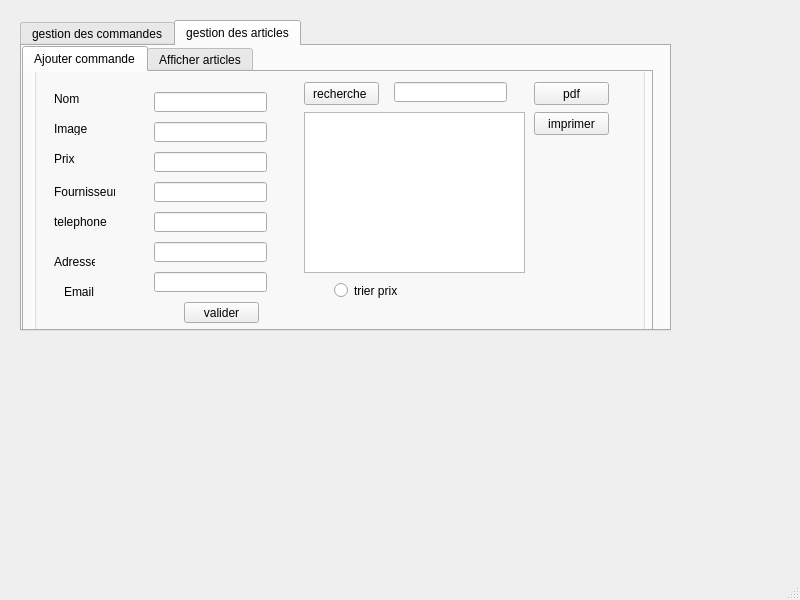
<?xml version="1.0" encoding="UTF-8"?>
<ui version="4.0">
 <class>trash</class>
 <widget class="QMainWindow" name="trash">
  <property name="geometry">
   <rect>
    <x>0</x>
    <y>0</y>
    <width>800</width>
    <height>600</height>
   </rect>
  </property>
  <property name="windowTitle">
   <string>MainWindow</string>
  </property>
  <widget class="QWidget" name="centralwidget">
   <widget class="QTabWidget" name="tabWiget1">
    <property name="geometry">
     <rect>
      <x>20</x>
      <y>20</y>
      <width>651</width>
      <height>311</height>
     </rect>
    </property>
    <property name="currentIndex">
     <number>1</number>
    </property>
    <widget class="QWidget" name="tab">
     <attribute name="title">
      <string>gestion des commandes</string>
     </attribute>
     <widget class="QTabWidget" name="tabWidget_2">
      <property name="geometry">
       <rect>
        <x>0</x>
        <y>0</y>
        <width>641</width>
        <height>291</height>
       </rect>
      </property>
      <property name="currentIndex">
       <number>0</number>
      </property>
      <widget class="QWidget" name="tab_3">
       <attribute name="title">
        <string>Ajouter commande</string>
       </attribute>
       <widget class="QGroupBox" name="groupBox">
        <property name="enabled">
         <bool>true</bool>
        </property>
        <property name="geometry">
         <rect>
          <x>20</x>
          <y>10</y>
          <width>581</width>
          <height>231</height>
         </rect>
        </property>
        <property name="title">
         <string>Ajouter Commande</string>
        </property>
        <widget class="QLabel" name="label">
         <property name="geometry">
          <rect>
           <x>10</x>
           <y>40</y>
           <width>47</width>
           <height>13</height>
          </rect>
         </property>
         <property name="text">
          <string>Num</string>
         </property>
        </widget>
        <widget class="QLabel" name="label_2">
         <property name="geometry">
          <rect>
           <x>10</x>
           <y>80</y>
           <width>47</width>
           <height>13</height>
          </rect>
         </property>
         <property name="text">
          <string>Article</string>
         </property>
        </widget>
        <widget class="QLabel" name="label_3">
         <property name="geometry">
          <rect>
           <x>10</x>
           <y>120</y>
           <width>47</width>
           <height>13</height>
          </rect>
         </property>
         <property name="text">
          <string>Prix</string>
         </property>
        </widget>
        <widget class="QLineEdit" name="txt_num">
         <property name="geometry">
          <rect>
           <x>140</x>
           <y>40</y>
           <width>113</width>
           <height>20</height>
          </rect>
         </property>
        </widget>
        <widget class="QLineEdit" name="txt_prix">
         <property name="geometry">
          <rect>
           <x>140</x>
           <y>120</y>
           <width>113</width>
           <height>20</height>
          </rect>
         </property>
        </widget>
        <widget class="QLabel" name="label_4">
         <property name="geometry">
          <rect>
           <x>10</x>
           <y>160</y>
           <width>41</width>
           <height>20</height>
          </rect>
         </property>
         <property name="text">
          <string>Quantité</string>
         </property>
        </widget>
        <widget class="QLineEdit" name="txt_quantite">
         <property name="geometry">
          <rect>
           <x>140</x>
           <y>160</y>
           <width>113</width>
           <height>20</height>
          </rect>
         </property>
        </widget>
        <widget class="QPushButton" name="pushButton">
         <property name="geometry">
          <rect>
           <x>120</x>
           <y>190</y>
           <width>75</width>
           <height>23</height>
          </rect>
         </property>
         <property name="text">
          <string>Ajouter</string>
         </property>
        </widget>
        <widget class="QComboBox" name="combo_article">
         <property name="geometry">
          <rect>
           <x>140</x>
           <y>80</y>
           <width>111</width>
           <height>21</height>
          </rect>
         </property>
        </widget>
        <widget class="QTableView" name="tablco">
         <property name="geometry">
          <rect>
           <x>280</x>
           <y>20</y>
           <width>261</width>
           <height>151</height>
          </rect>
         </property>
        </widget>
       </widget>
      </widget>
      <widget class="QWidget" name="tab_4">
       <attribute name="title">
        <string>Afficher commandes</string>
       </attribute>
      </widget>
     </widget>
    </widget>
    <widget class="QWidget" name="tab_2">
     <attribute name="title">
      <string>gestion des articles</string>
     </attribute>
     <widget class="QTabWidget" name="tabWiget3">
      <property name="geometry">
       <rect>
        <x>0</x>
        <y>0</y>
        <width>631</width>
        <height>291</height>
       </rect>
      </property>
      <property name="currentIndex">
       <number>0</number>
      </property>
      <widget class="QWidget" name="tab_5">
       <attribute name="title">
        <string>Ajouter commande</string>
       </attribute>
       <widget class="QGroupBox" name="groupBox_2">
        <property name="enabled">
         <bool>true</bool>
        </property>
        <property name="geometry">
         <rect>
          <x>10</x>
          <y>-40</y>
          <width>611</width>
          <height>321</height>
         </rect>
        </property>
        <property name="title">
         <string/>
        </property>
        <widget class="QLabel" name="nom">
         <property name="geometry">
          <rect>
           <x>20</x>
           <y>60</y>
           <width>47</width>
           <height>13</height>
          </rect>
         </property>
         <property name="text">
          <string>Nom</string>
         </property>
        </widget>
        <widget class="QLabel" name="label_5">
         <property name="geometry">
          <rect>
           <x>20</x>
           <y>90</y>
           <width>47</width>
           <height>13</height>
          </rect>
         </property>
         <property name="text">
          <string>Image</string>
         </property>
        </widget>
        <widget class="QLabel" name="prix">
         <property name="geometry">
          <rect>
           <x>20</x>
           <y>120</y>
           <width>47</width>
           <height>13</height>
          </rect>
         </property>
         <property name="text">
          <string>Prix</string>
         </property>
        </widget>
        <widget class="QLineEdit" name="txte_nom">
         <property name="geometry">
          <rect>
           <x>120</x>
           <y>60</y>
           <width>113</width>
           <height>20</height>
          </rect>
         </property>
        </widget>
        <widget class="QLineEdit" name="txte_prix">
         <property name="geometry">
          <rect>
           <x>120</x>
           <y>120</y>
           <width>113</width>
           <height>20</height>
          </rect>
         </property>
        </widget>
        <widget class="QLineEdit" name="txte_fournisseur">
         <property name="geometry">
          <rect>
           <x>120</x>
           <y>150</y>
           <width>113</width>
           <height>20</height>
          </rect>
         </property>
        </widget>
        <widget class="QLineEdit" name="txte_image">
         <property name="geometry">
          <rect>
           <x>120</x>
           <y>90</y>
           <width>113</width>
           <height>20</height>
          </rect>
         </property>
        </widget>
        <widget class="QLabel" name="label_6">
         <property name="geometry">
          <rect>
           <x>20</x>
           <y>220</y>
           <width>41</width>
           <height>20</height>
          </rect>
         </property>
         <property name="text">
          <string>Adresse</string>
         </property>
        </widget>
        <widget class="QLabel" name="fourn">
         <property name="geometry">
          <rect>
           <x>20</x>
           <y>150</y>
           <width>61</width>
           <height>20</height>
          </rect>
         </property>
         <property name="text">
          <string>Fournisseur</string>
         </property>
        </widget>
        <widget class="QLineEdit" name="txte_adresse">
         <property name="geometry">
          <rect>
           <x>120</x>
           <y>210</y>
           <width>113</width>
           <height>20</height>
          </rect>
         </property>
        </widget>
        <widget class="QLineEdit" name="txte_email">
         <property name="geometry">
          <rect>
           <x>120</x>
           <y>240</y>
           <width>113</width>
           <height>20</height>
          </rect>
         </property>
        </widget>
        <widget class="QLabel" name="label_10">
         <property name="geometry">
          <rect>
           <x>30</x>
           <y>250</y>
           <width>41</width>
           <height>20</height>
          </rect>
         </property>
         <property name="text">
          <string>Email</string>
         </property>
        </widget>
        <widget class="QLabel" name="tel">
         <property name="geometry">
          <rect>
           <x>20</x>
           <y>180</y>
           <width>61</width>
           <height>20</height>
          </rect>
         </property>
         <property name="text">
          <string>telephone</string>
         </property>
        </widget>
        <widget class="QLineEdit" name="txte_telephone">
         <property name="geometry">
          <rect>
           <x>120</x>
           <y>180</y>
           <width>113</width>
           <height>20</height>
          </rect>
         </property>
        </widget>
        <widget class="QPushButton" name="pushButton_3">
         <property name="geometry">
          <rect>
           <x>150</x>
           <y>270</y>
           <width>75</width>
           <height>21</height>
          </rect>
         </property>
         <property name="text">
          <string>valider</string>
         </property>
        </widget>
        <widget class="QTableView" name="tabarticles">
         <property name="geometry">
          <rect>
           <x>270</x>
           <y>80</y>
           <width>221</width>
           <height>161</height>
          </rect>
         </property>
        </widget>
        <widget class="QRadioButton" name="radioButton_2">
         <property name="geometry">
          <rect>
           <x>300</x>
           <y>250</y>
           <width>82</width>
           <height>17</height>
          </rect>
         </property>
         <property name="text">
          <string>trier prix</string>
         </property>
        </widget>
        <widget class="QPushButton" name="pushButton_2">
         <property name="geometry">
          <rect>
           <x>270</x>
           <y>50</y>
           <width>75</width>
           <height>23</height>
          </rect>
         </property>
         <property name="text">
          <string>recherche </string>
         </property>
        </widget>
        <widget class="QLineEdit" name="rech">
         <property name="geometry">
          <rect>
           <x>360</x>
           <y>50</y>
           <width>113</width>
           <height>20</height>
          </rect>
         </property>
        </widget>
        <widget class="QPushButton" name="pushButton_4">
         <property name="geometry">
          <rect>
           <x>500</x>
           <y>50</y>
           <width>75</width>
           <height>23</height>
          </rect>
         </property>
         <property name="text">
          <string>pdf</string>
         </property>
        </widget>
        <widget class="QPushButton" name="pushButton_5">
         <property name="geometry">
          <rect>
           <x>500</x>
           <y>80</y>
           <width>75</width>
           <height>23</height>
          </rect>
         </property>
         <property name="text">
          <string>imprimer</string>
         </property>
        </widget>
       </widget>
      </widget>
      <widget class="QWidget" name="tab_6">
       <attribute name="title">
        <string>Afficher articles</string>
       </attribute>
      </widget>
     </widget>
    </widget>
   </widget>
  </widget>
  <widget class="QMenuBar" name="menubar">
   <property name="geometry">
    <rect>
     <x>0</x>
     <y>0</y>
     <width>800</width>
     <height>21</height>
    </rect>
   </property>
  </widget>
  <widget class="QStatusBar" name="statusbar"/>
 </widget>
 <resources/>
 <connections/>
</ui>
